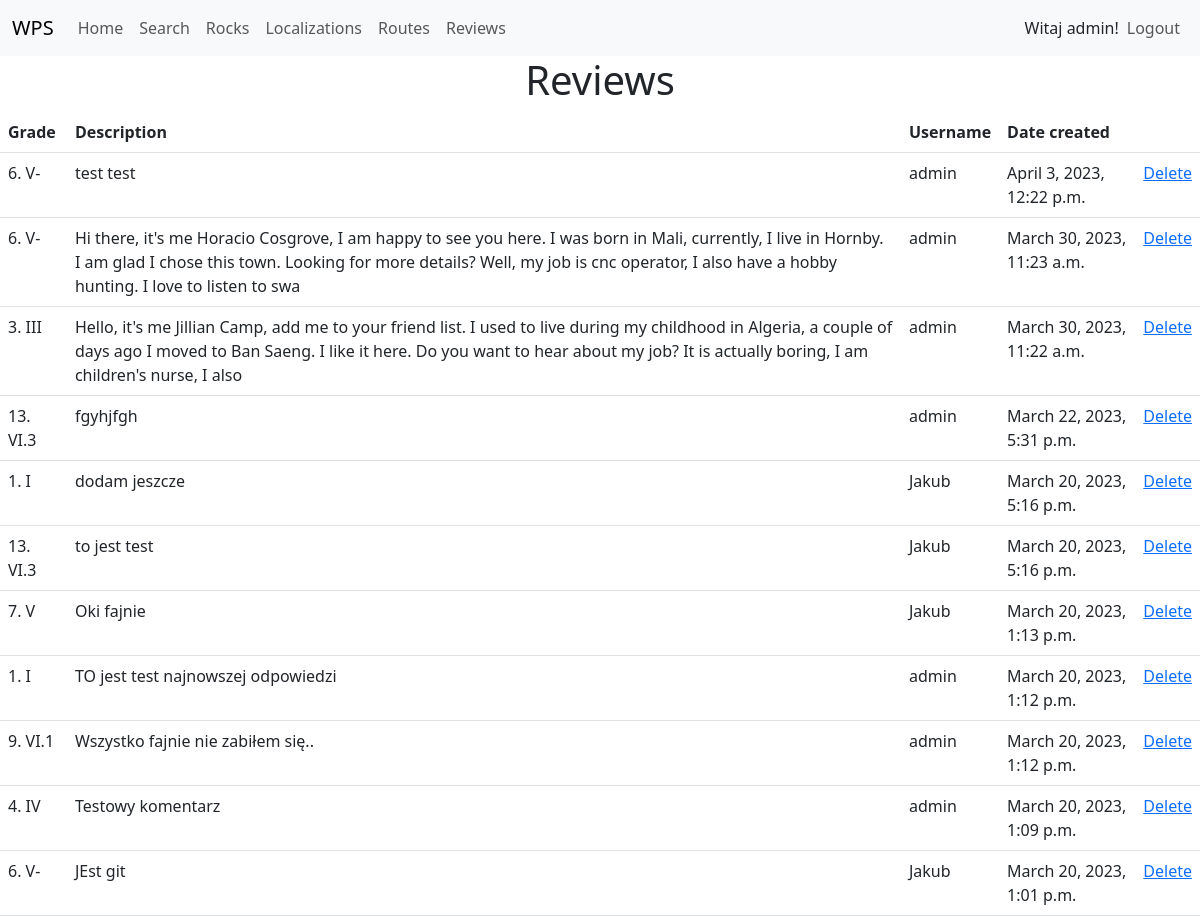
Before: /reviews (signed in) with the older database file.
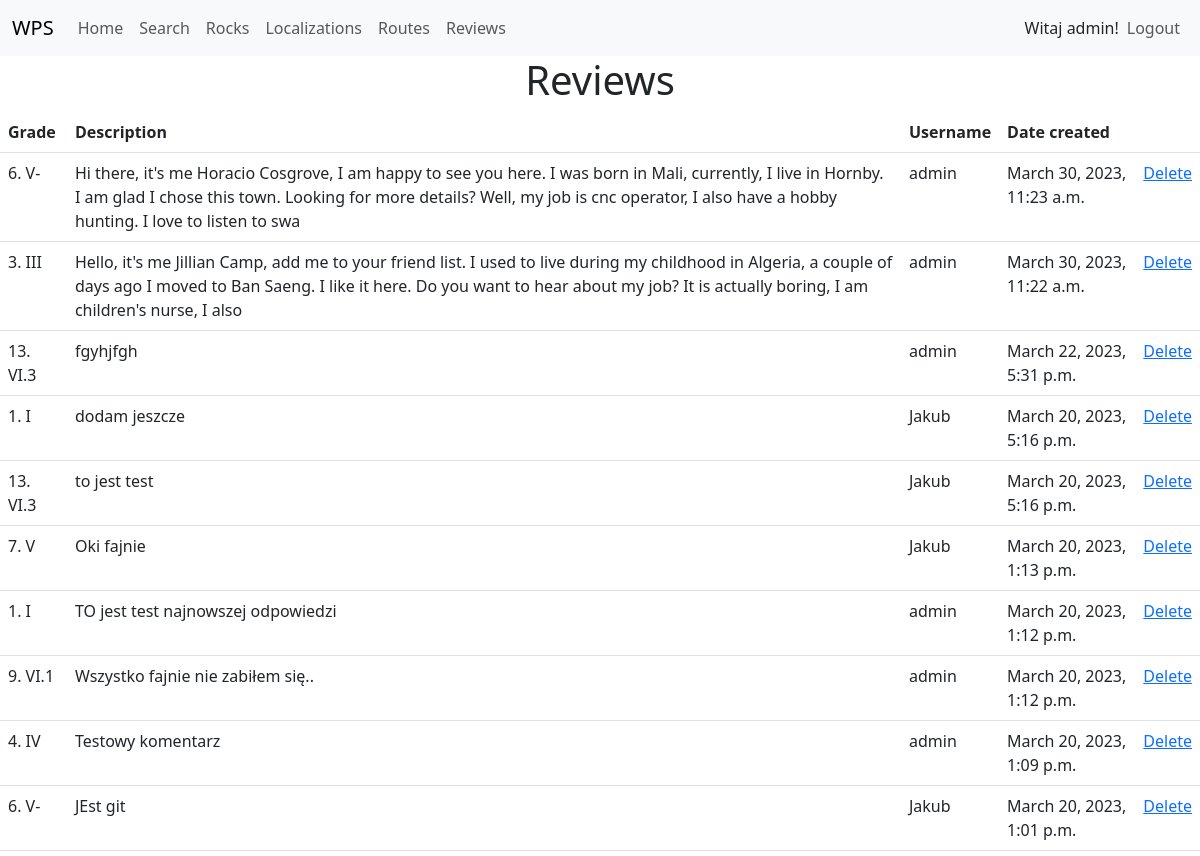
After: the same page with the newer database file.
### climbing_website/models.py (models this page shows, shortened)
class RouteReview(models.Model):
    user_grade = models.ForeignKey(RouteGrade, on_delete=CASCADE, related_name="reviews")
    user_description = models.CharField(max_length=250)
    route = models.ForeignKey(Route, on_delete=CASCADE, related_name="reviews")
    user = models.ForeignKey(User, on_delete=SET_NULL, related_name="reviews", null=True)
    done = models.BooleanField(default=False)
    date_create = models.DateTimeField(auto_now=True, editable=True)

class RouteGrade(models.Model):
    name = models.CharField(max_length=5)
    number = models.IntegerField(default=0, )
    def __str__(self):
        return f"{self.id}. {self.name}"

### climbing_website/views_admin.py (the view)
# urls.py: path("reviews", views_admin.ReviewListView.as_view(), name="reviews"),
@admin_required
class ReviewListView(LoginRequiredMixin, ListView):
    queryset = RouteReview.objects.order_by("-date_create")
    context_object_name = "reviews"
    template_name = "climbing_website/reviews.html"

### climbing_website/templates/climbing_website/reviews.html (shortened to what this page needs)
{% extends "climbing_website/base.html" %}
{% block content %}
<h1 class="text-center">Reviews</h1>
<table class="table">
    <thead>
    <tr>
        <th>Grade</th>
        <th>Description</th>
        <th>Username</th>
        <th>Date created</th>
        <th></th>
    </tr>
    </thead>
    <tbody>
    {% for review in reviews %}
    <tr>
        <td>{{review.user_grade}}</td>
        <td>{{review.user_description}}</td>
        <td>{{review.user.username}}</td>
        <td>{{review.date_create}}</td>
        <td><a href="{% url 'delete_review' pk=review.id %}">Delete</a></td>
    </tr>
    {% endfor %}
    </tbody>
</table>
{% endblock %}

Changed rows visible on the page:
removed RouteReview: user_grade "6. V-", user_description "test test", user.username "admin", date_create "April 3, 2023, 12:22 p.m."
